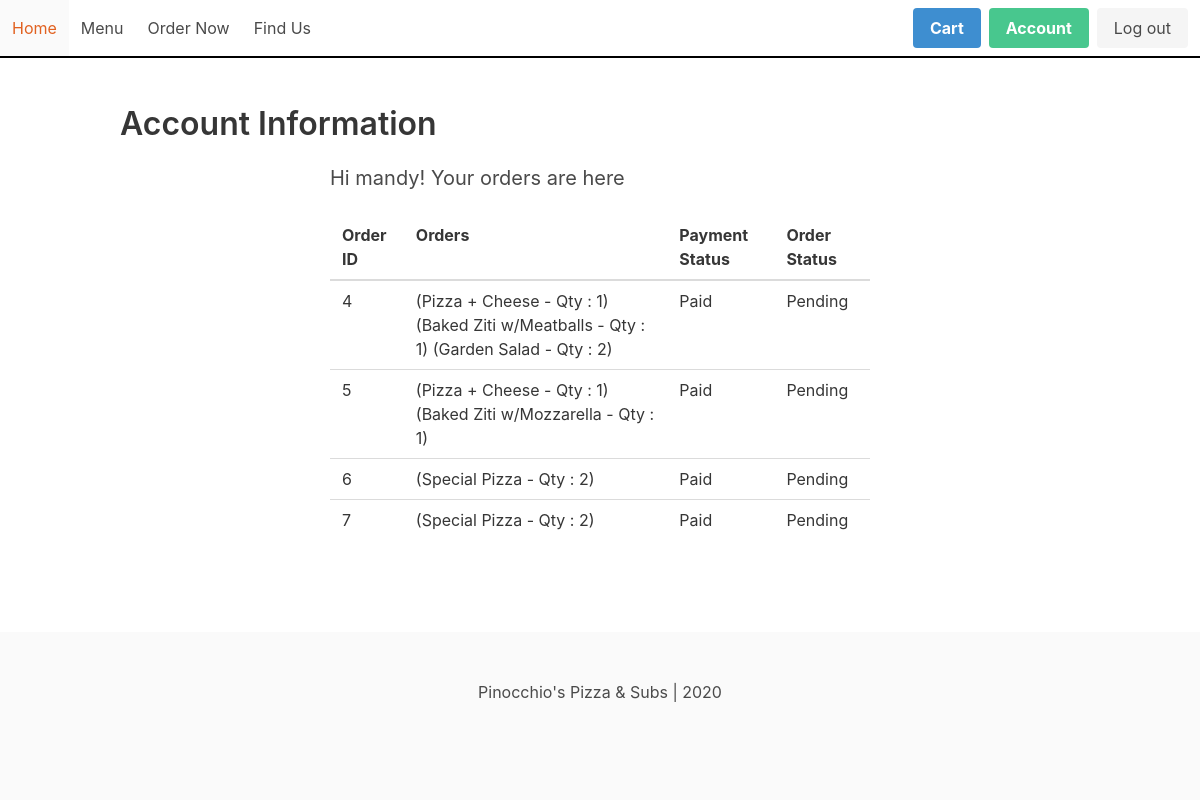
/account (signed in), run on an earlier commit of the app's database.
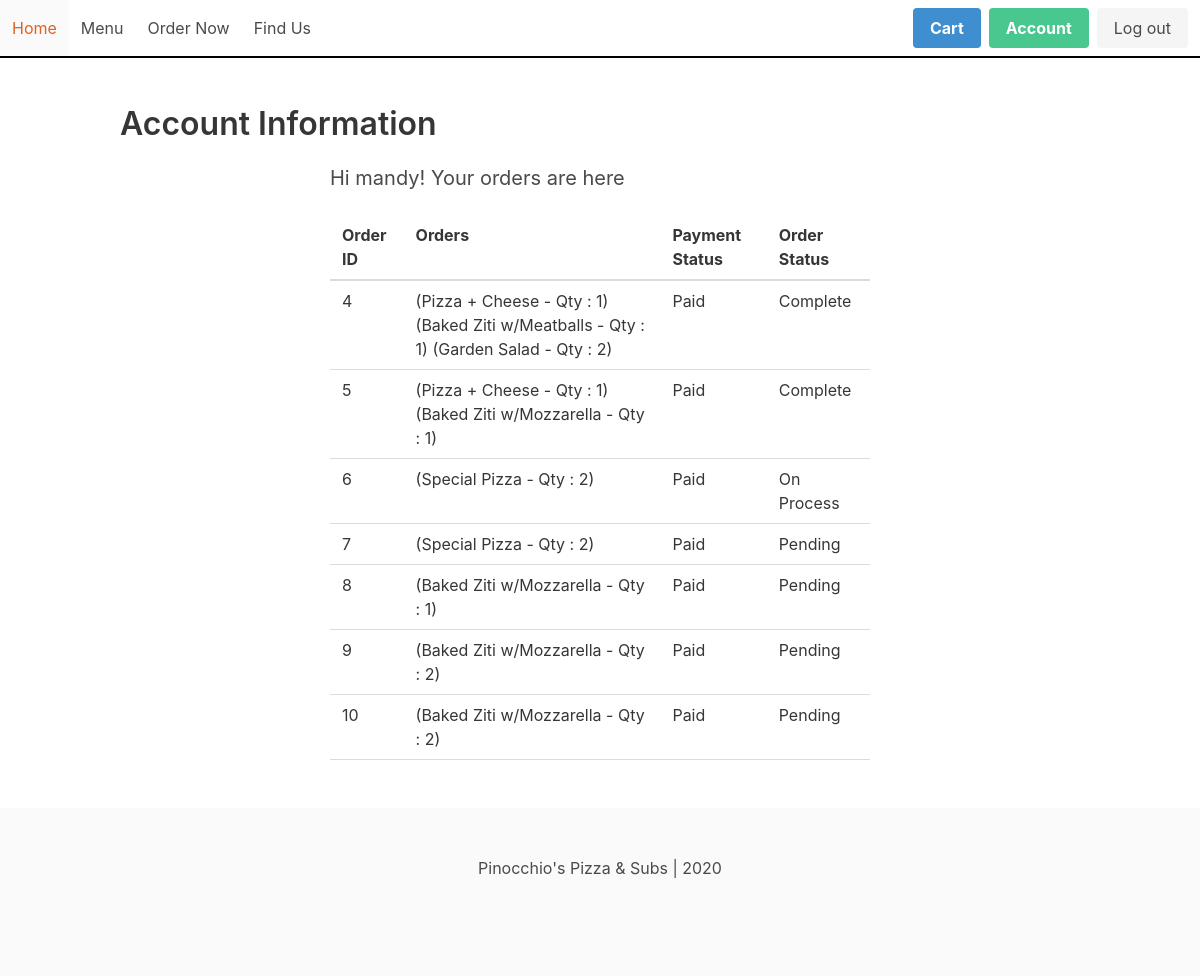
And on a later commit of the database.
### pizza/models.py (models this page shows)
class Order(models.Model):
    PAYMENT_STATUS = (
        ("Paid", "Paid"),
        ("Pending", "Pending")
    )
    ORDER_STATUS = (
        ("Pending", "Pending"),
        ("On Process", "On Process"),
        ("Complete","Complete")
    )
    order_id = models.AutoField(primary_key=True)
    customer = models.ForeignKey(User, on_delete=models.CASCADE, related_name="usernames")
    order = models.CharField(max_length=10000)
    payment_status = models.CharField(max_length=8, choices=PAYMENT_STATUS)
    order_status = models.CharField(max_length=10, choices=ORDER_STATUS)

### pizza/views.py (the view)
# urls.py: path("account", views.account_info, name='account-info'),
def account_info(request):
    if request.user.is_authenticated:
        context = {
            "username": request.user,
            "order": Order.objects.all(),
        }
        return render(request, 'pizza/account.html', context)
    else:
        return redirect('login')

### pizza/templates/pizza/account.html (shortened to what this page needs)
{% extends 'pizza/base.html' %}
{% block body %}
<section class="section">
    <div class="container">
        <h1 class="title">Account Information</h1>
    </div>
    <div class="columns is-centered">
        <div class="column is-half">
            <br>
            <h2 class="subtitle">Hi {{ username }}! Your orders are here</h2>
            <table class="table is-hoverable is-fullwidth">
                <thead>
                    <tr>
                        <th>Order ID</th>
                        <th>Orders</th>
                        <th>Payment Status</th>
                        <th>Order Status</th>
                    </tr>
                </thead>
                <tbody>
                    {% for item in order %}
                    <tr>
                        {% if item.customer == username %}
                            <td>{{ item.order_id }}</td>
                            <td>{{ item.order }}</td>
                            <td>{{ item.payment_status }}</td>
                            <td>{{ item.order_status }}</td>
                        {% endif %}
                    </tr>
                    {% endfor %}
                </tbody>
            </table>
        </div>
    </div>
</section>
{% endblock %}

### pizza/templates/pizza/base.html (shortened to what this page needs)
{% load static %}
<!DOCTYPE html>
<html lang="en">
<head>
    <link rel="stylesheet" href="https://cdn.jsdelivr.net/npm/bulma@0.8.2/css/bulma.min.css">
    <link rel="stylesheet" href="{% static 'pizza/main.css' %}">
</head>
<body>
    <head>
        <nav class="navbar" role="navigation" aria-label="main navigation">
            <div id="navbarBasicExample" class="navbar-menu is-active">
              <div class="navbar-start">
                <a class="navbar-item" href="{% url 'index' %}">
                    Home
                </a>
                <a class="navbar-item" href="{% url 'menu' %}">
                  Menu
                </a>
                <a class="navbar-item" href="{% url 'order' %}">
                    Order Now
                </a>
                <a class="navbar-item" href="{% url 'find-us' %}">
                    Find Us
                </a>
                </div>
              </div>
              <div class="navbar-end">
                <div class="navbar-item">
                  <div class="buttons">
                    {% if user.is_authenticated %}
                    <a class="button is-info" href="{% url 'cart' %}">
                      <strong>Cart</strong>
                    </a>
                    <a class="button is-success" href="{% url 'account-info' %}">
                      <strong>Account</strong>
                    </a>
                      <a class="button is-light" href="{% url 'logout' %}">
                        Log out
                      </a>
                    {% endif %}
                  </div>
                </div>
              </div>
          </nav>
    </head>
    {% block body %}
    {% endblock %}
    <footer class="footer">
        <div class="container">
            <div class="content has-text-centered">
                Pinocchio's Pizza & Subs | 2020
            </div>
        </div>
    </footer>
</body>
</html>

### pizza/static/pizza/main.css (style rules this page uses)
body { display: flex; min-height: 100vh; flex-direction: column; }
section { flex: 1; }
.navbar { border-bottom: 2px solid black; }

What changed in the data, as far as the page shows it:
changed Order id 4: order_status "Pending" → "Complete"
changed Order "(Pizza + Cheese - Qty : 1) (Baked Ziti w/Mozzarella - Qty : 1)": order_status "Pending" → "Complete"
changed Order id 6: order_status "Pending" → "On Process"
added Order: order_id "8", order "(Baked Ziti w/Mozzarella - Qty : 1)", payment_status "Paid", order_status "Pending"
added Order: order_id "9", order "(Baked Ziti w/Mozzarella - Qty : 2)", payment_status "Paid", order_status "Pending"
added Order: order_id "10", order "(Baked Ziti w/Mozzarella - Qty : 2)", payment_status "Paid", order_status "Pending"
